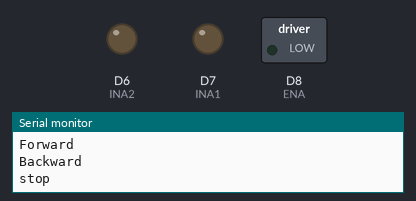
Bench run of a sketch on a simulated ESP8266 (Wemos D1 mini). Shown: switched loads named in the sketch (green lamp = pin HIGH), output pins drawn as LEDs (lit = HIGH), the last lines printed to the serial monitor.

Above: at 6.1 s.
At 7.1 s:
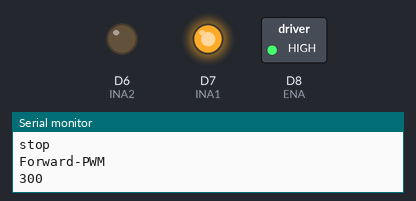
At 91.1 s:
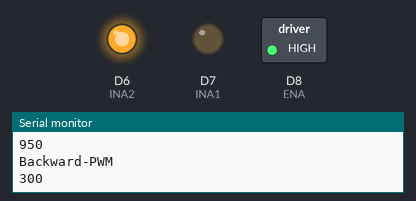
Timing chart, 0 to 120.5 s (numbered marks = the images above):
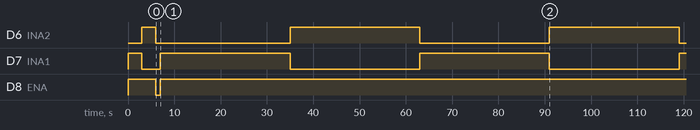

Measured:
- by itself, D6 (INA2): alternates HIGH for 28.0 s and LOW for 28.5 s
- by itself, D7 (INA1): repeats every 56.0 s: HIGH 28.0 s, LOW 28.0 s
- by itself, D8 (ENA): HIGH → LOW at 6.0 s, → HIGH 1.0 s later

The sketch:

motor.ino
```cpp
int ENA = D8;
int INA1 = D7;
int INA2 = D6;
int cmd = 0;

void setup()
{
  Serial.begin(9600);
  pinMode(ENA, OUTPUT);
  pinMode(INA1, OUTPUT);
  pinMode(INA2, OUTPUT);

  digitalWrite(ENA, LOW);
  digitalWrite(INA1, LOW);
  digitalWrite(INA2, LOW);

  Serial.println("DC motor test");

  Serial.println("Forward ");
  digitalWrite(ENA, HIGH);
  digitalWrite(INA1, HIGH);
  digitalWrite(INA2, LOW);
  delay(3000);

  Serial.println("Backward");
  digitalWrite(ENA, HIGH);
  digitalWrite(INA1, LOW);
  digitalWrite(INA2, HIGH);
  delay(3000);

  Serial.println("stop");
  digitalWrite(ENA, LOW);
  digitalWrite(INA1, LOW);
  digitalWrite(INA2, LOW);
  delay(1000);

}

void loop()
{
  Serial.println("Forward-PWM");
  digitalWrite(INA1, HIGH);
  digitalWrite(INA2, LOW);
  for(int i=300;i<1000;i+=50) {
    Serial.println(i);
    analogWrite(ENA, i);
    delay(2000);
  }

  Serial.println("Backward-PWM");
  digitalWrite(INA1, LOW);
  digitalWrite(INA2, HIGH);
  for(int i=300;i<1000;i+=50) {
    Serial.println(i);
    analogWrite(ENA, i);
    delay(2000);
  }
}
```
